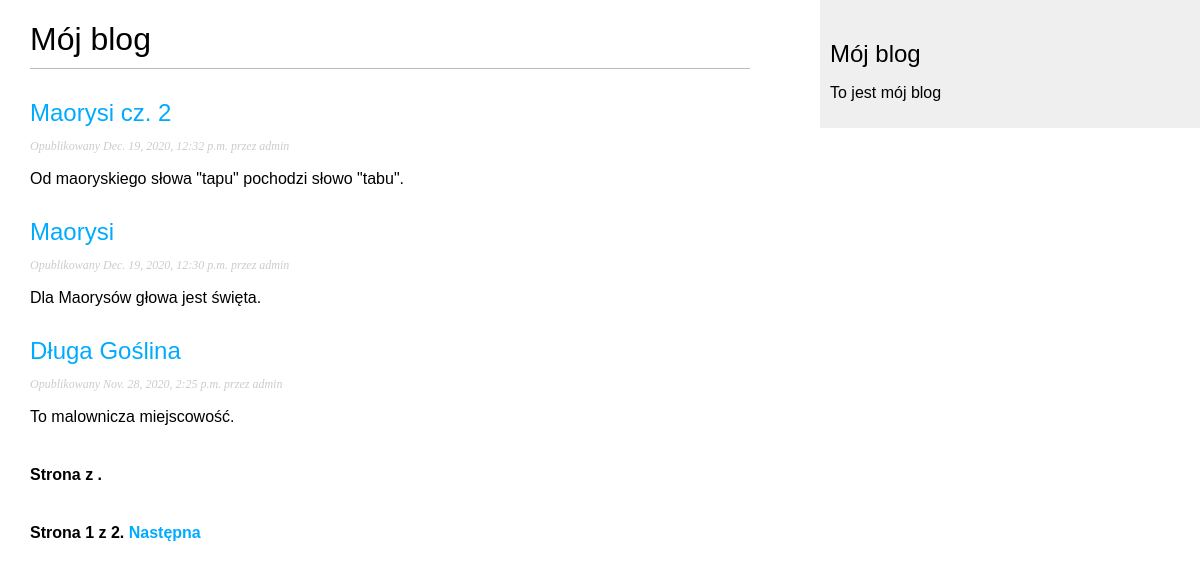
Screenshot of /blog/ with the database file from the repository.
### blog/models.py (models this page shows, shortened)
class Post(models.Model):
    objects = models.Manager()
    published = PublishedManager()
    STATUS_CHOICES = (("draft", "Roboczy"), ("published", "Opublikowany"),)
    title = models.CharField(max_length=250)
    slug = models.SlugField(max_length=250, unique_for_date="publish")
    author = models.ForeignKey(User, on_delete=models.CASCADE, related_name="blog_posts")
    body = models.TextField()
    publish = models.DateTimeField(default=timezone.now)
    created = models.DateTimeField(auto_now_add=True)
    updated = models.DateTimeField(auto_now=True)
    status = models.CharField(max_length=10, choices=STATUS_CHOICES, default="draft")
    class Meta:
        ordering = ("-publish",)
    def get_absolute_url(self):
        return reverse("blog:post_detail",
                        args=[self.publish.year,
                                self.publish.strftime("%m"),
                                self.publish.strftime("%d"),
                                self.slug])

### blog/views.py (the view)
class PostListView(ListView):
    queryset = Post.published.all()
    context_object_name = "posts"
    paginate_by = 3
    template_name = "blog/post/list.html"

### blog/templates/blog/post/list.html (shortened to what this page needs)
{% extends "blog/base.html" %}
{% block content %}
    <h1>Mój blog</h1>
    {% for post in posts %}
        <h2>
            <a href="{{post.get_absolute_url}}">
                {{post.title}}
            </a>
        </h2>
        <p class="date">
            Opublikowany {{ post.publish }} przez {{ post.author }}
        </p>
        {{post.body|truncatewords:30|linebreaks}}
    {% endfor %}
    {% include "pagination.html" with page=posts %}
    {% include "pagination.html" with page=page_obj %}
{% endblock %}

### blog/templates/blog/base.html (shortened to what this page needs)
<!DOCTYPE html>
{%load static%}
<html lang="en">
<html>
<head>
    <link href="{%static 'css/blog.css'%}" rel="stylesheet">
</head>
<body>
    <div id="content">
        {% block content %}
        {% endblock %}
    </div>
    <div id = "sidebar">
        <h2>Mój blog</h2>
            <p>To jest mój blog</p>
    </div>
</body>
</html>

### blog/templates/pagination.html (shortened to what this page needs)
<div class = "pagination">
    <span class="step-links">
        <span class="current">
            Strona {{page.number}} z {{page.paginator.num_pages}}.
        </span>
            {% if page.has_next %}
                <a href="?page={{page.next_page_number}}">Następna</a>
            {% endif %}
    </span>
</div>

### blog/static/css/blog.css (style rules this page uses)
body { margin:0; padding:0; font-family:helvetica, sans-serif; }
a { color:#00abff; text-decoration:none; }
h1 { font-weight:normal; border-bottom:1px solid #bbb; padding:0 0 10px 0; }
h2 { font-weight:normal; margin:30px 0 0; }
#content { float:left; width:60%; padding:0 0 0 30px; }
#sidebar { float:right; width:30%; padding:10px; background:#efefef; height:100%; }
p.date { color:#ccc; font-family: georgia, serif; font-size: 12px; font-style: italic; }
.pagination { margin:40px 0; font-weight:bold; }

### rows the page displays
Post: title "Maorysi cz. 2", publish "Dec. 19, 2020, 12:32 p.m.", author "admin", body "Od maoryskiego słowa \"tapu\" pochodzi słowo \"tabu\"."
Post: title "Maorysi", publish "Dec. 19, 2020, 12:30 p.m.", author "admin", body "Dla Maorysów głowa jest święta."
Post: title "Długa Goślina", publish "Nov. 28, 2020, 2:25 p.m.", author "admin", body "To malownicza miejscowość."

### other values shown
{{ page.number }} "1"
{{ page.paginator.num_pages }} "2"
